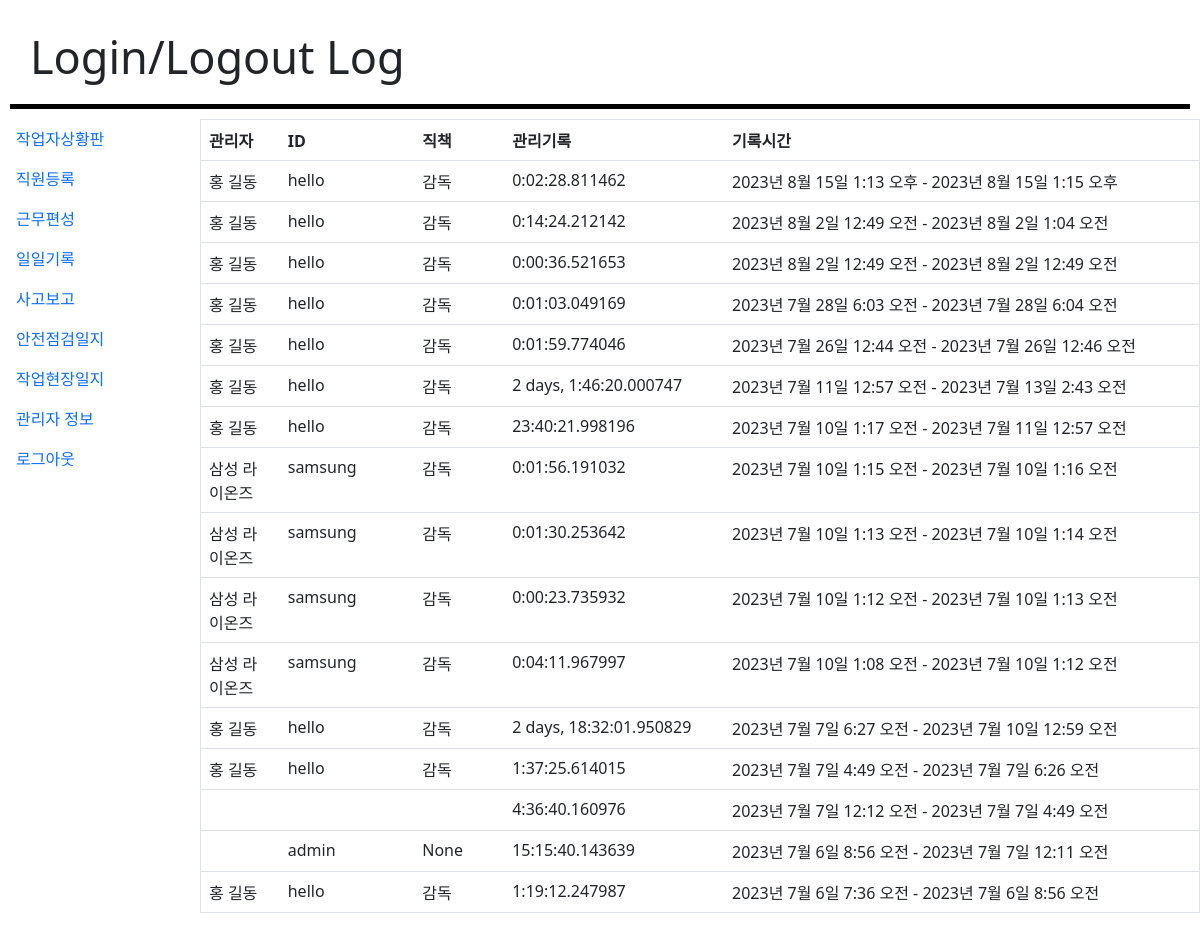
/board/log/ (signed in), run on the app's committed database.
### board/models.py (models this page shows, shortened)
class LogRecord(models.Model):
    date = models.DateTimeField(auto_now_add=True)
    action = models.CharField(max_length=50)
    user = models.ForeignKey(Manage, on_delete=models.SET_NULL, null=True)

class Manage(AbstractUser):
    STATUS = {
        ('감독','감독'),
        ('관리자','관리자'),
        ('반장','반장'),
    }
    position = models.CharField(max_length=30, choices=STATUS, null=True)
    address = models.CharField(max_length=200)
    call = models.CharField(max_length=20)

### board/views.py (the view)
# urls.py: path('log/', LogView.as_view(), name='log'),
class LogView(LoginRequiredMixin, ListView):
    model = LogRecord
    template_name = 'board/log.html'
    context_object_name = 'logs'
    def get_queryset(self):
        login_logs = self.model.objects.filter(action='Login').order_by('-date')
        logout_logs = self.model.objects.filter(action='Logout').order_by('-date')
        logs = []
        for logout_log in logout_logs:
            login_log = login_logs.filter(date__lt=logout_log.date).first()
            if login_log:
                duration = logout_log.date - login_log.date
                logs.append({'login': login_log, 'logout': logout_log, 'duration': duration})
                login_logs = login_logs.exclude(pk=login_log.pk)
        return logs

### board/templates/board/log.html (shortened to what this page needs)
<html lang="ko-kr">
<head>
</head>
<body>
</body>
</html>
{% extends 'page.html' %}
{% block title %}
<h1 id="title">Login/Logout Log</h1>
{% endblock title %}
{% block content %}
<table class="table table-hover" id="myTable" border="1" cellspacing="0" summary="로그기록">
    <colgroup>
        <col width = "50">
        <col width = "50">
        <col width = "30">
        <col width = "50">
        <col width = "300">
    </colgroup>
    <thead>
        <tr>
            <th>관리자</th>
            <th>ID</th>
            <th>직책</th>
            <th>관리기록</th>
            <th>기록시간</th>
        </tr>
    </thead>
    <tbody>
        {% for log in logs %}
        <tr>
            <td>{{ log.login.user.last_name }} {{ log.login.user.first_name }}</td>
            <td>{{ log.login.user.username }}</td>
            <td>{{ log.login.user.position }}</td>
            <td>{{ log.duration }}</td>
            <td>{{ log.login.date }} - {{ log.logout.date }} </td>
        </tr>
        {% empty %}
        <tr>
            <td colspan="6">No login/logout logs found.</td>
        </tr>
        {% endfor %}
    </tbody>
</table>
{% endblock %}
{% load static %}

### static/page.css (style rules this page uses)
body { margin: 0; }
h1 { font-size:45px; border-bottom:5px solid black; margin: 10px; padding: 20px; }

### data on the page
LogRecord: login.user.last_name "홍", login.user.first_name "길동", login.user.username "hello", login.user.position "감독", duration "0:02:28.811462", login "2023년 8월 15일 1:13 오후", logout "2023년 8월 15일 1:15 오후"
LogRecord: login.user.last_name "홍", login.user.first_name "길동", login.user.username "hello", login.user.position "감독", duration "0:14:24.212142", login "2023년 8월 2일 12:49 오전", logout "2023년 8월 2일 1:04 오전"
LogRecord: login.user.last_name "홍", login.user.first_name "길동", login.user.username "hello", login.user.position "감독", duration "0:00:36.521653", login "2023년 8월 2일 12:49 오전", logout "2023년 8월 2일 12:49 오전"
LogRecord: login.user.last_name "홍", login.user.first_name "길동", login.user.username "hello", login.user.position "감독", duration "0:01:03.049169", login "2023년 7월 28일 6:03 오전", logout "2023년 7월 28일 6:04 오전"
LogRecord: login.user.last_name "홍", login.user.first_name "길동", login.user.username "hello", login.user.position "감독", duration "0:01:59.774046", login "2023년 7월 26일 12:44 오전", logout "2023년 7월 26일 12:46 오전"
LogRecord: login.user.last_name "홍", login.user.first_name "길동", login.user.username "hello", login.user.position "감독", duration "2 days, 1:46:20.000747", login "2023년 7월 11일 12:57 오전", logout "2023년 7월 13일 2:43 오전"
LogRecord: login.user.last_name "홍", login.user.first_name "길동", login.user.username "hello", login.user.position "감독", duration "23:40:21.998196", login "2023년 7월 10일 1:17 오전", logout "2023년 7월 11일 12:57 오전"
LogRecord: login.user.last_name "삼성", login.user.first_name "라이온즈", login.user.username "samsung", login.user.position "감독", duration "0:01:56.191032", login "2023년 7월 10일 1:15 오전", logout "2023년 7월 10일 1:16 오전"
LogRecord: login.user.last_name "삼성", login.user.first_name "라이온즈", login.user.username "samsung", login.user.position "감독", duration "0:01:30.253642", login "2023년 7월 10일 1:13 오전", logout "2023년 7월 10일 1:14 오전"
LogRecord: login.user.last_name "삼성", login.user.first_name "라이온즈", login.user.username "samsung", login.user.position "감독", duration "0:00:23.735932", login "2023년 7월 10일 1:12 오전", logout "2023년 7월 10일 1:13 오전"
LogRecord: login.user.last_name "삼성", login.user.first_name "라이온즈", login.user.username "samsung", login.user.position "감독", duration "0:04:11.967997", login "2023년 7월 10일 1:08 오전", logout "2023년 7월 10일 1:12 오전"
LogRecord: login.user.last_name "홍", login.user.first_name "길동", login.user.username "hello", login.user.position "감독", duration "2 days, 18:32:01.950829", login "2023년 7월 7일 6:27 오전", logout "2023년 7월 10일 12:59 오전"
LogRecord: login.user.last_name "홍", login.user.first_name "길동", login.user.username "hello", login.user.position "감독", duration "1:37:25.614015", login "2023년 7월 7일 4:49 오전", logout "2023년 7월 7일 6:26 오전"
LogRecord: duration "4:36:40.160976", login "2023년 7월 7일 12:12 오전", logout "2023년 7월 7일 4:49 오전"
LogRecord: login.user.username "admin", login.user.position "None", duration "15:15:40.143639", login "2023년 7월 6일 8:56 오전", logout "2023년 7월 7일 12:11 오전"
LogRecord: login.user.last_name "홍", login.user.first_name "길동", login.user.username "hello", login.user.position "감독", duration "1:19:12.247987", login "2023년 7월 6일 7:36 오전", logout "2023년 7월 6일 8:56 오전"
